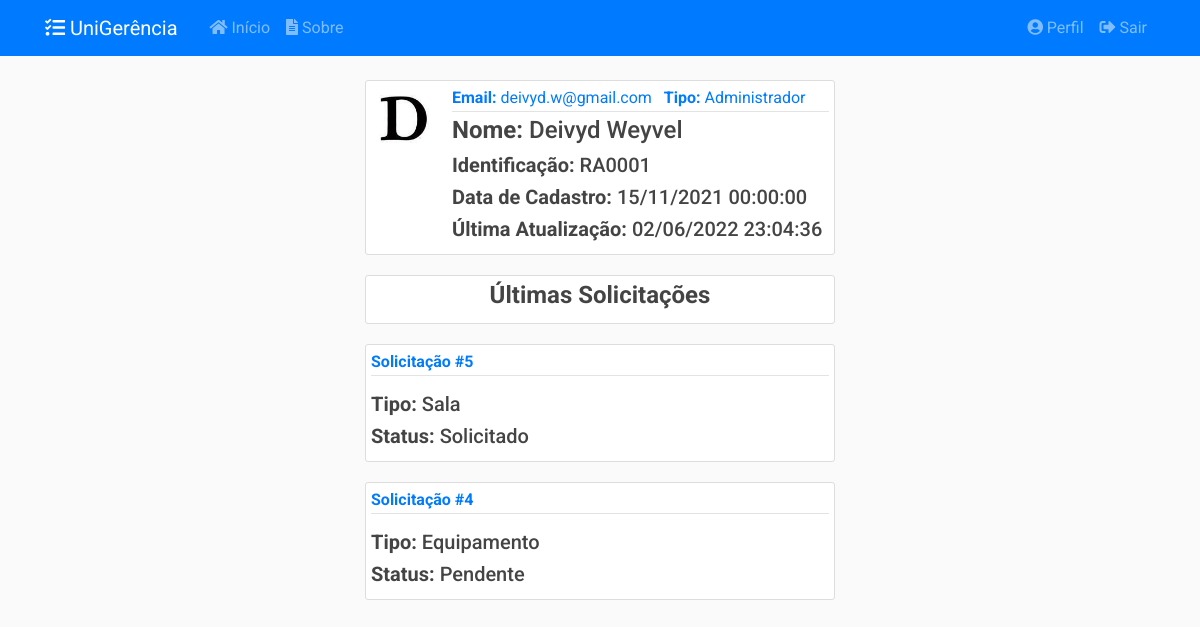
/usuarios/1 (signed in), run on the app's committed database.
### app/models/usuarios.py (models this page shows, shortened)
class Usuario(db.Model, UserMixin):
    __tablename__ = 'usuarios'
    __table_args__ = {'extend_existing': True}
    id = db.Column(db.Integer, primary_key=True)
    nome = db.Column(db.String(100), nullable=False)
    identificacao = db.Column(db.String(20), unique=True, nullable=False)
    email = db.Column(db.String(100), unique=True, nullable=False)
    senha = db.Column(db.String(60), nullable=False)
    data_cadastro = db.Column(db.DateTime, nullable=False,
                              default=datetime.now().astimezone(fuso_horario))
    data_atualizacao = db.Column(db.DateTime, nullable=True)
    tipo = db.Column(db.Enum(TipoUsuario), nullable=False)
    ativo = db.Column(db.Boolean, nullable=False, default=True)
    imagem_perfil = db.Column(db.String(20), nullable=False,
                              default='default.jpg')
    posts = db.relationship('Post', backref='autor',
                            foreign_keys='Post.usuario_id', lazy=True)
    recipiente = db.relationship('Post', backref='destinatario',
                                 foreign_keys='Post.destinatario_id', lazy=True)
    solicitacoes = db.relationship('Solicitacao', backref='autor', lazy=True)
    relatorios = db.relationship('Relatorio', backref='autor', lazy=True)
    def recupera_id(usuario_id):
        return Usuario.query.filter_by(id=usuario_id).filter_by(ativo=True).first_or_404()
    @staticmethod
    def verifica_admin(usuario):
        if usuario.tipo.name == 'ADMIN':
            return True
        else:
            return False
    def __repr__(self):
        return f"{self.nome} ({self.identificacao})"

### app/models/solicitacoes.py (models this page shows, shortened)
class Solicitacao(db.Model):
    __tablename__ = 'solicitacoes'
    __table_args__ = {'extend_existing': True}
    id = db.Column(db.Integer, primary_key=True)
    status = db.Column(db.Enum(Status), default=Status.ABERTO.name)
    data_abertura = db.Column(db.DateTime, nullable=False,
                              default=datetime.now().astimezone(fuso_horario))
    data_inicio_pref = db.Column(db.Date, nullable=False)
    data_fim_pref = db.Column(db.Date, nullable=False)
    data_retirada = db.Column(db.DateTime, nullable=True)
    data_devolucao = db.Column(db.DateTime, nullable=True)
    data_cancelamento = db.Column(db.DateTime, nullable=True)
    data_finalizacao = db.Column(db.DateTime, nullable=True)
    quantidade = db.Column(db.Integer, nullable=False, default=0)
    descricao = db.Column(db.String(20), nullable=False)
    tipo = db.Column(db.String(20), nullable=False)
    ativo = db.Column(db.Boolean, nullable=False, default=True)
    usuario_id = db.Column(db.Integer, db.ForeignKey('usuarios.id'),
                           nullable=False)
    turno_id = db.Column(db.Integer, db.ForeignKey('turnos.id'),
                           nullable=False)
    turno = db.relationship('Turno', back_populates='solicitacoes')
    def recupera_ultimas_autor(usuario, limite):
        return Solicitacao.query.filter_by(autor=usuario).filter_by(
            ativo=True).order_by(Solicitacao.id.desc()).limit(limite)
    __mapper_args__ = {
        'polymorphic_identity': 'SOLICITACAO',
        'polymorphic_on': tipo
    }

class SolicitacaoSala(Solicitacao):
    __tablename__ = 'solicitacoes_salas'
    id = db.Column(db.Integer, db.ForeignKey('solicitacoes.id'), primary_key=True)
    setor_id = db.Column(db.Integer, db.ForeignKey('setores.id'), nullable=False)
    setor = db.relationship('Setor', back_populates='solicitacoes')
    salas = db.relationship('Sala', secondary= solicitacao_s,
                                    back_populates='solicitacoes')
    __mapper_args__ = {
        'polymorphic_identity': 'SALA',
    }

class Solicitacao(db.Model):
    __tablename__ = 'solicitacoes'
    __table_args__ = {'extend_existing': True}
    id = db.Column(db.Integer, primary_key=True)
    status = db.Column(db.Enum(Status), default=Status.ABERTO.name)
    data_abertura = db.Column(db.DateTime, nullable=False,
                              default=datetime.now().astimezone(fuso_horario))
    data_inicio_pref = db.Column(db.Date, nullable=False)
    data_fim_pref = db.Column(db.Date, nullable=False)
    data_retirada = db.Column(db.DateTime, nullable=True)
    data_devolucao = db.Column(db.DateTime, nullable=True)
    data_cancelamento = db.Column(db.DateTime, nullable=True)
    data_finalizacao = db.Column(db.DateTime, nullable=True)
    quantidade = db.Column(db.Integer, nullable=False, default=0)
    descricao = db.Column(db.String(20), nullable=False)
    tipo = db.Column(db.String(20), nullable=False)
    ativo = db.Column(db.Boolean, nullable=False, default=True)
    usuario_id = db.Column(db.Integer, db.ForeignKey('usuarios.id'),
                           nullable=False)
    turno_id = db.Column(db.Integer, db.ForeignKey('turnos.id'),
                           nullable=False)
    turno = db.relationship('Turno', back_populates='solicitacoes')
    def recupera_ultimas_autor(usuario, limite):
        return Solicitacao.query.filter_by(autor=usuario).filter_by(
            ativo=True).order_by(Solicitacao.id.desc()).limit(limite)
    __mapper_args__ = {
        'polymorphic_identity': 'SOLICITACAO',
        'polymorphic_on': tipo
    }

class SolicitacaoEquipamento(Solicitacao):
    __tablename__ = 'solicitacoes_equipamentos'
    id = db.Column(db.Integer, db.ForeignKey('solicitacoes.id'), primary_key=True)
    tipo_eqp_id = db.Column(db.Integer, db.ForeignKey('tipos_equipamento.id'),
                           nullable=True)
    equipamentos = db.relationship('Equipamento', secondary=solicitacao_e,
                                   back_populates='solicitacoes')
    tipo_eqp = db.relationship('TipoEquipamento', back_populates='solicitacoes')
    __mapper_args__ = {
        'polymorphic_identity': 'EQUIPAMENTO'
    }

### app/controllers/usuarios.py (the view)
@usuarios.route("/<int:usuario_id>", methods=['GET'])
@login_required
@admin_required
def usuario(usuario_id):
    usuario = Usuario.recupera_id(usuario_id)
    solicitacoes = Solicitacao.recupera_ultimas_autor(usuario, 5)
    return render_template('usuarios/usuario.html',
                           title=usuario, usuario=usuario,
                           solicitacoes=solicitacoes)

### app/models/usuarios.py (called while the page is built)
@login_manager.user_loader
def load_user(user_id):
    return Usuario.query.get(int(user_id))

def admin_required(f):
    @wraps(f)
    def wrap(*args, **kwargs):
        if Usuario.verifica_admin(current_user):
            return f(*args, **kwargs)
        else:
            flash('Você não tem autorização para acessar esta página.', 'danger')
        return redirect(url_for('principal.inicio'))
    return wrap

### app/templates/usuarios/usuario.html
{% extends "layout.html" %}
{% block conteudo %}
<article class="media content-section">
    <img class="rounded-circle article-img" src="{{ url_for('static', filename='img_perfil/' + usuario.imagem_perfil) }}">
    <div class="media-body">
        <div class="article-metadata">
            <a class="mr-2"><strong>Email:</strong> {{ usuario.email }}</a>
            <a class="mr-2"><strong>Tipo:</strong> {{ usuario.tipo.value }}</a>
        </div>
        <h4 class="article-title"><strong>Nome:</strong> {{ usuario.nome }}</h4>
        <h5 class="article-content"><strong>Identificação:</strong> {{ usuario.identificacao }}</h5>
        <h5 class="article-content"><strong>Data de Cadastro:</strong> {{ usuario.data_cadastro.strftime('%d/%m/%Y %H:%M:%S') }}</h5>
        {% if usuario.data_atualizacao %}
            <h5 class="article-content"><strong>Última Atualização:</strong> {{ usuario.data_atualizacao.strftime('%d/%m/%Y %H:%M:%S') }}</h5>
        {% endif %}
    </div>
</article>
<article class="media content-section">
    <div class="media-body">
        <h4 class="article-content text-center"><strong>Últimas Solicitações</strong></h4>
    </div>
</article>
{% for solicitacao in solicitacoes %}
<article class="media content-section">
    <div class="media-body">
        <div class="article-metadata mb-3">
            <a class="mr-2" href="{{ url_for('solicitacoes.solicitacao', solicitacao_id=solicitacao.id )}}"><strong>Solicitação #{{ solicitacao.id }}</strong></a>
        </div>
        {% if solicitacao.tipo == 'EQUIPAMENTO' %}
        <h5 class="article-content"><strong>Tipo:</strong> Equipamento</h5>
        {% elif solicitacao.tipo == 'SALA' %}
        <h5 class="article-content"><strong>Tipo:</strong> Sala</h5>
        {% endif %}
        <h5 class="article-content"><strong>Status:</strong> {{ solicitacao.status.value }}</h5>
    </div>
</article>
{% endfor %}
{% endblock conteudo %}

### app/static/css/main.css (style rules this page uses)
body { background: #fafafad5; color: #333333; margin-top: 5rem; font-family: 'Roboto' !important; }
h1, h2, h3, h4, h5, h6 { color: #444444; }
html { scroll-behavior: smooth; }
.content-section { background: #ffffff; padding: 5px 5px; border: 1px solid #dddddd; border-radius: 3px; margin-bottom: 20px; }
.article-title { color: #444444; }
.article-content { white-space: pre-line; }
.article-img { height: 65px; width: 65px; margin-right: 16px; }
.article-metadata { padding-bottom: 1px; margin-bottom: 4px; border-bottom: 1px solid #e3e3e3 }

### data on the page
Usuario: imagem_perfil (picture), email "deivyd.w@gmail.com", tipo.value "Administrador", nome "Deivyd Weyvel", identificacao "RA0001", data_cadastro "15/11/2021 00:00:00", data_atualizacao "02/06/2022 23:04:36"
SolicitacaoSala: id "5", shows "Tipo:", status.value "Solicitado"
SolicitacaoEquipamento: id "4", shows "Tipo:", status.value "Pendente"
